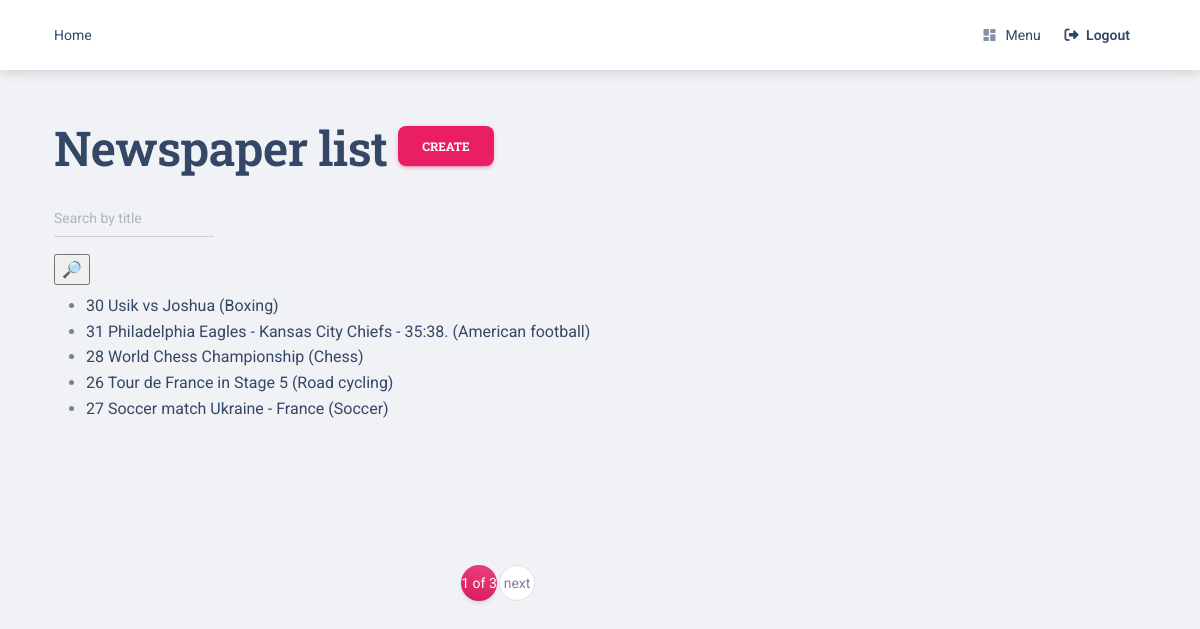
Screenshot of /newspapers/ (signed in) with the database file from the repository.
### newspaper/models.py (models this page shows, shortened)
class Newspaper(models.Model):
    title = models.CharField(max_length=255)
    context = models.TextField()
    published_date = models.DateField()
    topic = models.ForeignKey(Topic, on_delete=models.CASCADE)
    publishers = models.ManyToManyField(
        Redactor, related_name="newspapers")
    class Meta:
        ordering = ["published_date"]

class Topic(models.Model):
    name = models.CharField(max_length=255, unique=True)
    class Meta:
        ordering = ["name"]

### newspaper/views.py (the view)
class NewspaperListView(LoginRequiredMixin, generic.ListView):
    model = Newspaper
    template_name = "newspaper/newspaper_list.html"
    paginate_by = 5
    def get_context_data(self, *, object_list=None, **kwargs):
        context = super(NewspaperListView, self).get_context_data(**kwargs)
        title = self.request.GET.get("title", "")
        context["search_form"] = NewspaperSearchForm(initial={
            "title": title
        })
        return context
    def get_queryset(self):
        queryset = Newspaper.objects.select_related("topic")
        form = NewspaperSearchForm(self.request.GET)
        if form.is_valid():
            return queryset.filter(
                title__icontains=form.cleaned_data["title"])
        return queryset

### newspaper/forms.py
class NewspaperSearchForm(forms.Form):
    title = forms.CharField(
        max_length=255,
        required=False,
        label="",
        widget=forms.TextInput(attrs={"placeholder": "Search by title "})
    )

### newspaper/context_processors.py (called while the page is built)
def cfg_assets_root(request):
    return {'ASSETS_ROOT': settings.ASSETS_ROOT}

### newspaper/templatetags/query_transform.py (called while the page is built)
@register.simple_tag
def query_transform(request, **kwargs):
    updated = request.GET.copy()
    for key, value in kwargs.items():
        if value is not None:
            updated[key] = value
        else:
            updated.pop(key, 0)
    return updated.urlencode()

### templates/newspaper/newspaper_list.html (shortened to what this page needs)
{% extends "base.html" %}
{% load crispy_forms_filters %}
{% block content %}
  <div class="container mt-5">
    <div class="row">
      <div class="col-lg-12 mx-auto">
          <h1>
            Newspaper list
            <a href="{% url 'newspaper:newspaper-create' %}" class="btn btn-primary link-to-page">
              Create
            </a>
          </h1>
      </div>
    </div>
    <div class="row justify-space-between py-2">
      <div class="input-group input-group-dynamic">
        <form action="" method="get" class="form-inline">
          {{ search_form|crispy }}
          <input type="submit" value="🔎">
        </form>
      </div>
    </div>
    {% if newspaper_list %}
      <ul>
        {% for newspaper in newspaper_list %}
          <li>
            <a href="{% url "newspaper:newspaper-detail" pk=newspaper.id %} ">{{ newspaper.id }}
              {{ newspaper.title }} ({{ newspaper.topic.name }})</a>
          </li>
        {% endfor %}
      </ul>
    {% else %}
      <p>There are no newspapers in taxi</p>
    {% endif %}
    {% include 'includes/pagination.html'%}
  </div>
{% endblock content %}

### rows the page displays
Newspaper: id "30", title "Usik vs Joshua", topic.name "Boxing"
Newspaper: id "31", title "Philadelphia Eagles - Kansas City Chiefs - 35:38.", topic.name "American football"
Newspaper: id "28", title "World Chess Championship", topic.name "Chess"
Newspaper: id "26", title "Tour de France in Stage 5", topic.name "Road cycling"
Newspaper: id "27", title "Soccer match Ukraine - France", topic.name "Soccer"

### other values shown
{{ page_obj.number }} "1"
{{ paginator.num_pages }} "3"
